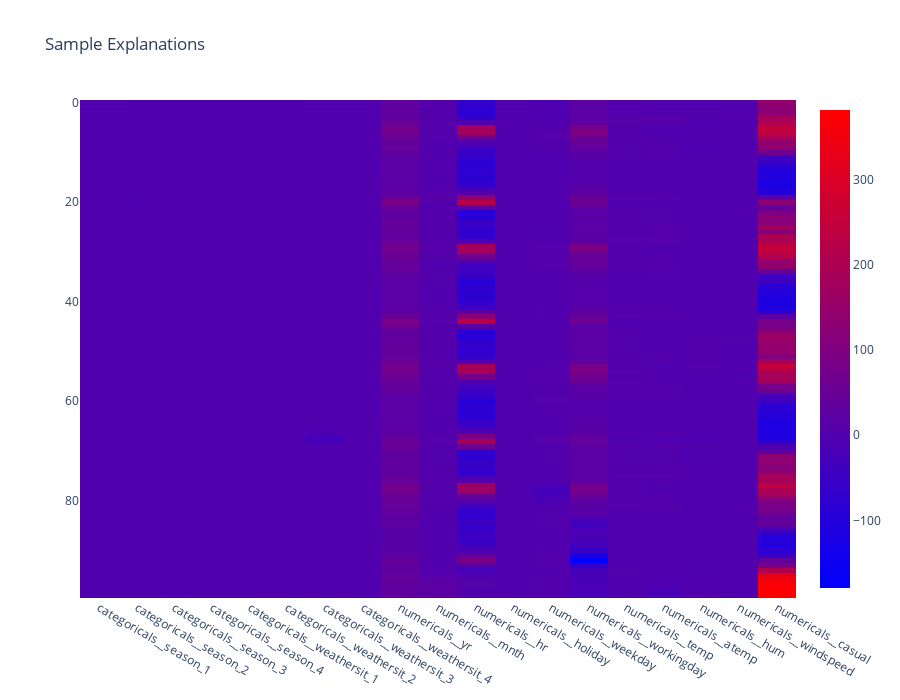

The cell this chart's notebook holds for it:
### Markdown cell above
## Samples

### Code cell
px.imshow(samples_explanations, height=700, color_continuous_scale='Bluered', title="Sample Explanations")

### Figure 1 — Plotly figure (JSON) as saved in the notebook; plotly's stock layout.template omitted (floating-point values rounded to 4 significant figures; data arrays with more than 128 entries replaced by an {"elided": "..."} marker saying what was removed)
{"data": [{"coloraxis": "coloraxis", "hovertemplate": "x: %{x}<br>y: %{y}<br>color: %{z}<extra></extra>", "name": "0", "type": "heatmap", "x": ["categoricals__season_1", "categoricals__season_2", "categoricals__season_3", "categoricals__season_4", "categoricals__weathersit_1", "categoricals__weathersit_2", "categoricals__weathersit_3", "categoricals__weathersit_4", "numericals__yr", "numericals__mnth", "numericals__hr", "numericals__holiday", "numericals__weekday", "numericals__workingday", "numericals__temp", "numericals__atemp", "numericals__hum", "numericals__windspeed", "numericals__casual"], "xaxis": "x", "y": [0, 1, 2, 3, 4, 5, 6, 7, 8, 9, 10, 11, 12, 13, 14, 15, 16, 17, 18, 19, 20, 21, 22, 23, 24, 25, 26, 27, 28, 29, 30, 31, 32, 33, 34, 35, 36, 37, 38, 39, 40, 41, 42, 43, 44, 45, 46, 47, 48, 49, 50, 51, 52, 53, 54, 55, 56, 57, 58, 59, 60, 61, 62, 63, 64, 65, 66, 67, 68, 69, 70, 71, 72, 73, 74, 75, 76, 77, 78, 79, 80, 81, 82, 83, 84, 85, 86, 87, 88, 89, 90, 91, 92, 93, 94, 95, 96, 97, 98, 99], "yaxis": "y", "z": {"elided": "100x19 float values"}}], "layout": {"coloraxis": {"colorscale": [[0, "rgb(0,0,255)"], [1, "rgb(255,0,0)"]]}, "height": 700, "title": {"text": "Sample Explanations"}, "xaxis": {"anchor": "y", "constrain": "domain", "domain": [0, 1], "scaleanchor": "y"}, "yaxis": {"anchor": "x", "autorange": "reversed", "constrain": "domain", "domain": [0, 1]}}}
